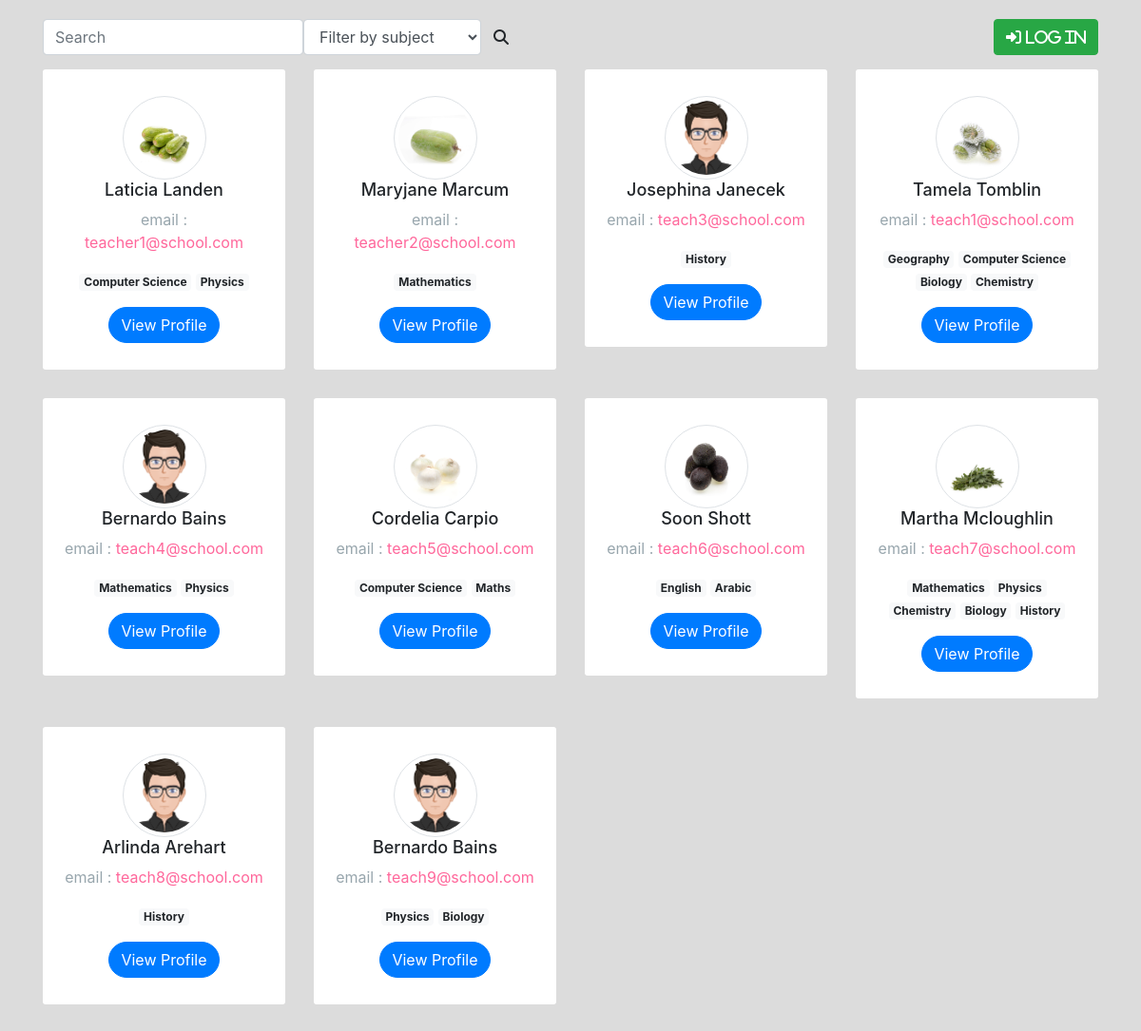
The page / on the database its author committed.
### teachers/models.py (models this page shows, shortened)
class Teacher(models.Model):
    firstname = models.CharField(max_length=20)
    lastname = models.CharField(max_length=20)
    image_url = models.CharField(max_length=200, null=True)
    image = models.ImageField(upload_to='', null=True,
                              default="avatar7.png")
    email = models.CharField(max_length=25, unique=True)
    phoneNum = models.CharField(max_length=14, null=True)
    roomNum = models.CharField(max_length=4, null=True)

class SubjectTaughtBy(models.Model):
    class Meta:
        unique_together = (('teacher', 'subject'),)
    teacher = models.ForeignKey(Teacher, on_delete=models.CASCADE)
    subject = models.ForeignKey(Subject, on_delete=models.CASCADE)

class Subject(models.Model):
    name = models.CharField(max_length=20, unique=True)

### teachers/views.py (the view, shortened to what this page needs)
# urls.py: 2. Add a URL to urlpatterns:  path('', Home.as_view(), name='home')
class Home(View):
    def get(self, request):
        context = {
            "teachers": Teacher.objects.all(),
            "subjects": Subject.objects.all(),
            "subjectTaughtBy": SubjectTaughtBy.objects.all()
        }
        return render(request, "index.html", context=context)

### teachers/templates/index.html (shortened to what this page needs)
{% load static %}
<!DOCTYPE html>
<html lang="en">
<head>
    <link href="http://netdna.bootstrapcdn.com/bootstrap/4.3.1/css/bootstrap.min.css" rel="stylesheet">
    <link href="{% static '/css/index.css' %}" rel="stylesheet">
</head>
<body>
    <link href="https://maxcdn.bootstrapcdn.com/font-awesome/4.3.0/css/font-awesome.min.css" rel="stylesheet">
    <div class="content">
        <div class="container">
            <div class="row" id="app-head">
                <div class="mg-10" id="filterFormDiv">
                    <form action="" method="post"  accept-charset="utf-8"
                        class="mg-10 form-inline">
                        <div class="form-group form-search">
                            <input type="text" value="" name="lastname"
                                class="form-control" placeholder="Search" />
                        </div>
                        <div class="form-group">
                            <select name="subject" id="sub-selector" class="form-control" >
                                <option value="" selected>Filter by subject</option>
                            </select>
                        </div>
                        <div class="form-group">
                            <button type="submit" class="btn btn-default">
                                <i class="fas fa-search"></i></button>
                        </div>
                    </form>
                </div>
                <div class="mg-10" id="buttonsDiv">
                    {% if user.is_authenticated %}
                        <form action="{% url 'importdata:clear-db'%}" method="POST"
                            class="btn btn-danger mg-10" style="padding: 0px; border:0px">
                            {% csrf_token %}
                            <button class="btn btn-danger mg-10">
                                <i class="fas fa-trash"> Clear Database</i>
                            </button>
                        </form>
                        <a href="{% url 'importdata:import-data'%}" class="btn btn-success mg-10">
                            <i class="fas fa-file-upload"> Import File</i>
                        </a>
                        <a href="{% url 'authz:logout' %}" class="btn btn-danger mg-10">
                            <i class="fas fa-sign-out-alt"> Log out</i>
                        </a>
                    {% else %}
                        <a href="{% url 'authz:login' %}" class="btn btn-success mg-10">
                            <i class="fas fa-sign-in-alt"> Log in</i>
                        </a>
                    {% endif %}
                </div>
            </div>
        </div>
            <div class="container">
            {% if teachers|length > 0 %}
                <div class="row">
                    {% for teacher in teachers %}
                        <div class="col-lg-3">
                            <div class="text-center card-box">
                                <div class="member-card pt-2 pb-2">
                                    <div class="thumb-lg member-thumb mx-auto">
                                    <img src="{{teacher.image.url}}" class="rounded-circle img-thumbnail"
                                            alt="{{teacher.firstname}}'s photo"></div>
                                    <div class="">
                                        <h4>{{teacher.firstname}} {{teacher.lastname}}</h4>
                                        <p class="text-muted">email <span>: </span><span><a href="mailto:{{teacher.email}}"
                                                    class="text-pink">{{teacher.email}}</a></span></p>
                                    </div>
                                    <div >
                                        {% for recordPair in subjectTaughtBy %}
                                            {% if recordPair.teacher == teacher %}
                                                <span class="badge badge-light">{{recordPair.subject.name}}</span>
                                            {% endif %}
                                        {% endfor %}
                                    </div>
                                    <a href="{% url 'teachers:teacher-profile' teacherID=teacher.id%}"
                                        class="btn btn-primary mt-3 btn-rounded waves-effect w-md waves-light">
                                        View Profile
                                    </a>
                                </div>
                            </div>
                        </div>
                    {% endfor %}
                </div>
                {% else %}
                    <div class="alert alert-danger" role="alert" style="text-align: center;">
                        There is no teachers! Please import teacher file.
                    </div>
                {% endif %}
        </div>
    </div>
</body>
</html>

### static/css/index.css (style rules this page uses)
body { background: #dcdcdc; margin-top: 20px; }
.card-box { padding: 20px; border-radius: 3px; margin-bottom: 30px; background-color: #fff; }
.thumb-lg { height: 88px; width: 88px; }
.img-thumbnail { padding: 0.25rem; background-color: #fff; border: 1px solid #dee2e6; border-radius: 0.25rem; max-width: 100%; height: auto; }
.text-pink { color: #ff679b !important; }
.btn-rounded { border-radius: 2em; }
.text-muted { color: #98a6ad !important; }
h4 { line-height: 22px; font-size: 18px; }
#app-head { position: relative; }
#filterFormDiv { padding-left: 15px; padding-bottom: 15px; }
#buttonsDiv { position: absolute; right: 15px; }

### rows shown on the page
Teacher: image (picture), firstname "Laticia", lastname "Landen", email "teacher1@school.com"
SubjectTaughtBy: subject.name "Computer Science"
SubjectTaughtBy: subject.name "Physics"
Teacher: image (picture), firstname "Maryjane", lastname "Marcum", email "teacher2@school.com"
SubjectTaughtBy: subject.name "Mathematics"
Teacher: image (picture), firstname "Josephina", lastname "Janecek", email "teach3@school.com"
SubjectTaughtBy: subject.name "History"
Teacher: image (picture), firstname "Tamela", lastname "Tomblin", email "teach1@school.com"
SubjectTaughtBy: subject.name "Geography"
SubjectTaughtBy: subject.name "Computer Science"
SubjectTaughtBy: subject.name "Biology"
SubjectTaughtBy: subject.name "Chemistry"
Teacher: image (picture), firstname "Bernardo", lastname "Bains", email "teach4@school.com"
SubjectTaughtBy: subject.name "Mathematics"
SubjectTaughtBy: subject.name "Physics"
Teacher: image (picture), firstname "Cordelia", lastname "Carpio", email "teach5@school.com"
SubjectTaughtBy: subject.name "Computer Science"
SubjectTaughtBy: subject.name "Maths"
Teacher: image (picture), firstname "Soon", lastname "Shott", email "teach6@school.com"
SubjectTaughtBy: subject.name "English"
SubjectTaughtBy: subject.name "Arabic"
Teacher: image (picture), firstname "Martha", lastname "Mcloughlin", email "teach7@school.com"
SubjectTaughtBy: subject.name "Mathematics"
SubjectTaughtBy: subject.name "Physics"
SubjectTaughtBy: subject.name "Chemistry"
SubjectTaughtBy: subject.name "Biology"
SubjectTaughtBy: subject.name "History"
Teacher: image (picture), firstname "Arlinda", lastname "Arehart", email "teach8@school.com"
SubjectTaughtBy: subject.name "History"
Teacher: image (picture), firstname "Bernardo", lastname "Bains", email "teach9@school.com"
SubjectTaughtBy: subject.name "Physics"
SubjectTaughtBy: subject.name "Biology"
